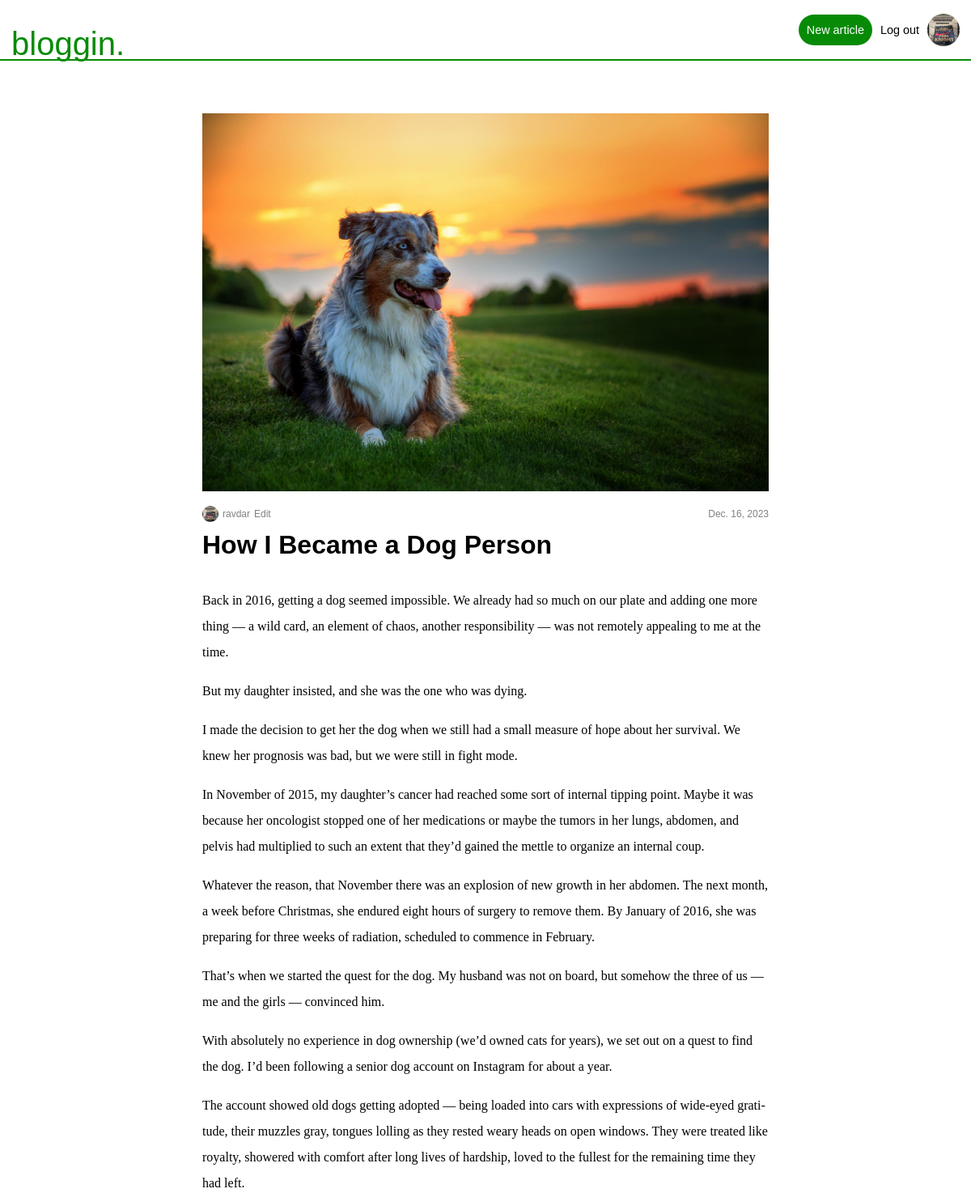
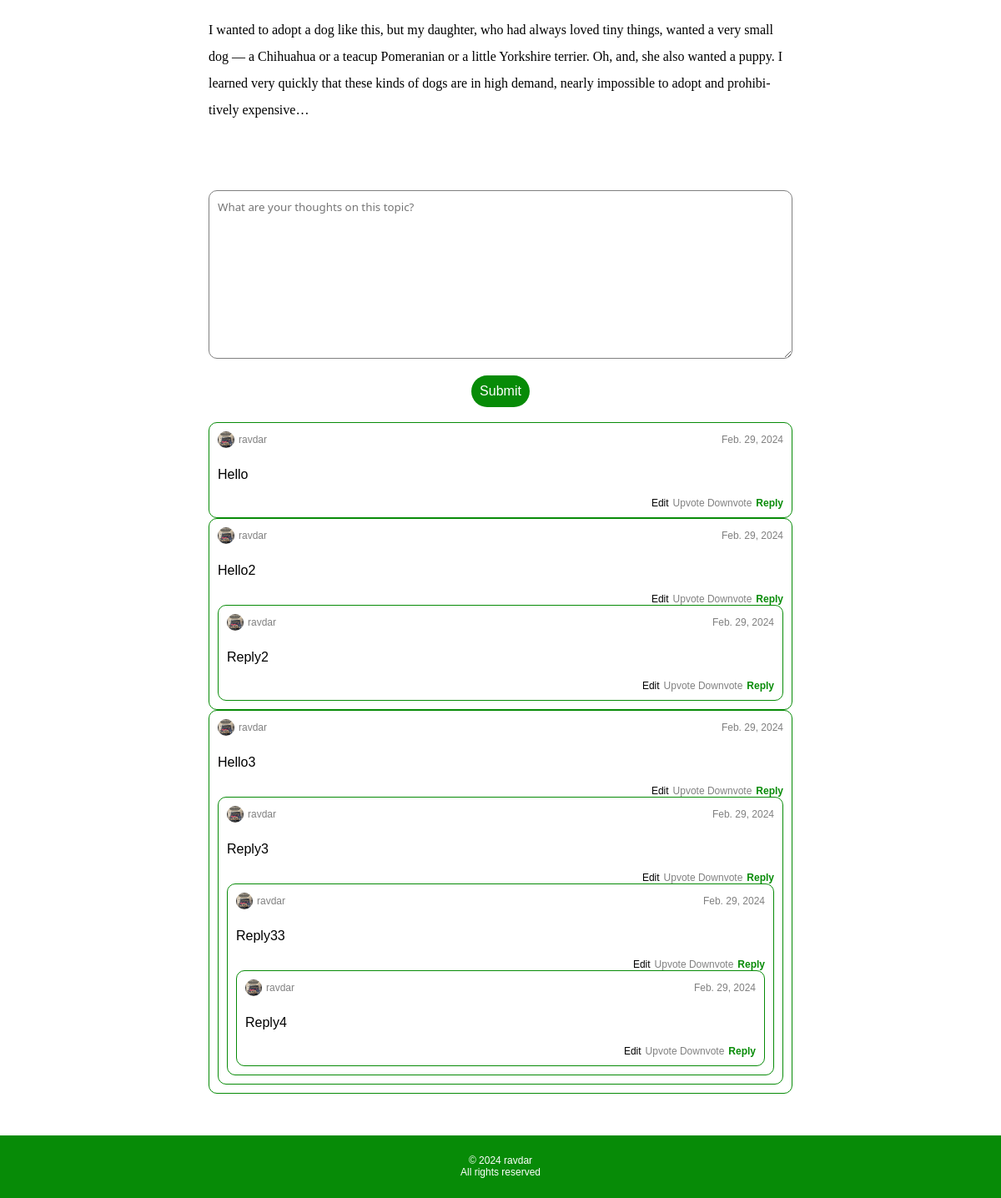
Page /how-i-became-a-dog/ (signed in) on the committed database (2 pictures, top to bottom).
### users/models.py (models this page shows, shortened)
class Profile(models.Model):
    user = models.OneToOneField(User, on_delete=models.CASCADE)
    profile_picture = models.ImageField(null=True, blank=True, default="images/default_pp.jpg", upload_to="images/")

### mainapp/models.py (models this page shows, shortened)
class Article(models.Model):
    owner = models.ForeignKey(User, on_delete=models.CASCADE)
    title = models.CharField(max_length=200)
    body = RichTextField(blank=True, null=True)
    publication_date = models.DateField()
    last_edit_date = models.DateField(null=True, blank=True)
    image = models.ImageField(null=True, blank=True, upload_to="images/")
    url = models.CharField(max_length=200, default='doesnotwork')
    upvotes = models.IntegerField(default=0)
    downvotes = models.IntegerField(default=0)
    total_votes = models.IntegerField(default=0)
    topics = models.ManyToManyField(Topic, blank=True)
    model_name = "article"

class Comment(models.Model):
    owner = models.ForeignKey(User, on_delete=models.CASCADE)
    article = models.ForeignKey(Article, on_delete=models.CASCADE)
    text = models.TextField()
    publication_date = models.DateField()
    last_edit_date = models.DateField(null=True, blank=True)
    model_name = "comment"

class Subcomment(models.Model):
    owner = models.ForeignKey(User, on_delete=models.CASCADE)
    article = models.ForeignKey(Article, on_delete=models.CASCADE)
    parent_comment = models.ForeignKey(Comment, related_name="subcomments", on_delete=models.CASCADE)
    text = models.TextField()
    publication_date = models.DateField()
    last_edit_date = models.DateField(null=True, blank=True)
    model_name = "comment"

### mainapp/views.py (the view)
# urls.py: path("<str:article_url>/", views.read_article_view, name="read_article_view"),
def read_article_view(request, article_url):
    article = get_object_or_404(Article, url=article_url)
    comments = Comment.objects.filter(article=article)
    if request.method == "POST":
        comment_form = NewComment(request.POST)
        subcomment_form = NewSubcomment(request.POST)
        form_type = request.POST.get('form_type')
        if form_type == 'comment_form':
            if comment_form.is_valid():
                new_comment = comment_form.save(commit=False)
                new_comment.publication_date = timezone.now()
                new_comment.article = article
                new_comment.owner = request.user
                new_comment.save()
        elif form_type == 'subcomment_form':
            if subcomment_form.is_valid():
                parent_comment_id = request.POST.get('parent_comment_id')
                parent_comment = get_object_or_404(Comment, pk=parent_comment_id)
                new_subcomment = subcomment_form.save(commit=False)
                new_subcomment.publication_date = timezone.now()
                new_subcomment.article = article
                new_subcomment.owner = request.user
                new_subcomment.parent_comment = parent_comment
                new_subcomment.save()
        comment_form = NewComment()
        subcomment_form = NewSubcomment()
        return render(request, "mainapp/read_article.html", {
            "article": article,
            "comments": comments,
            "comment_form": comment_form,
            "subcomment_form": subcomment_form
        })
    else:
        comment_form = NewComment()
        subcomment_form = NewSubcomment()
    return render(request, "mainapp/read_article.html", {
        "article": article,
        "comments": comments,
        "comment_form": comment_form,
        "subcomment_form": subcomment_form
    })

### mainapp/forms.py
class NewComment(forms.ModelForm):
    class Meta:
        model = Comment
        fields = ["text"]

class NewSubcomment(forms.ModelForm):
    class Meta:
        model = Subcomment
        fields=["text"]

### mainapp/templates/mainapp/read_article.html (shortened to what this page needs)
{% extends "mainapp/main.html" %}
{% load widget_tweaks %}
{%block content %}
<main class="read-article-main center">
    <section class="article-display">
        <img src="{{ article.image.url }}" alt="Article image">
        <br>
        <div class="author-and-date">
            <div class="author center"><a href="{% url 'mainapp:user_profile' article.owner.username %}"><img
                        src="{{article.owner.profile.profile_picture.url}}" alt="Profile picture" height="20"
                        width="20"></a>
                <a href="{% url 'mainapp:user_profile' article.owner.username %}">{{article.owner.username}}</a>
                {% if article.owner == user %}
                <a href="{% url 'mainapp:edit_article_view' article.url %}">Edit</a>
                {% endif %}
            </div>{{article.publication_date}}
        </div>
        <article>
            <h1>{{article.title}}</h1>
            <p>{{article.body|safe}}</p>
        </article>
    </section>
    <section class="comments">
        <form method="post">
            {{comment_form.text|add_class:"form-control wid"|attr:"placeholder:What are your thoughts on this topic?"}}
            {% if user.is_authenticated %}
            <button type="submit">Submit</button>
            {% else %}
            <p>You have to be <span><a href="{% url 'users:login' %}">logged</a></span> to
                post comments.</p>
            {% endif %}
            <br>
        </form>
        {% for comment in comments %}
        <div class="comment-container">
            <div class="author-and-date">
                <div class="author center">
                    <a href="{% url 'mainapp:user_profile' comment.owner.username %}"><img
                            src="{{article.owner.profile.profile_picture.url}}" class="profile-picture-radius"
                            width="20px" height="20px" loading="lazy" alt="Profile picture"></a>
                    <a href="{% url 'mainapp:user_profile' comment.owner.username %}">
                        {{comment.owner.username}}
                    </a>
                </div>
                {{comment.publication_date}}
            </div>
            <br>
            <p>{{comment.text}}</p>
            <br>
            <div class="comment-tools">
                {% if comment.owner == user %}
                <a href="{% url 'mainapp:edit_article_view' article.url %}">Edit</a>
                {% endif %}
                Upvote
                Downvote
                <button onclick="displaySubcommentForm('{{ comment.id }}')">Reply</button>
            </div>
            {% for subcomment in comment.subcomments.all %}
            <div class="comment-container">
                <div class="author-and-date">
                    <div class="author center">
                        <a href="{% url 'mainapp:user_profile' subcomment.owner.username %}"><img
                                src="{{article.owner.profile.profile_picture.url}}" class="profile-picture-radius"
                                width="20px" height="20px" loading="lazy" alt="Profile picture"></a>
                        <a href="{% url 'mainapp:user_profile' subcomment.owner.username %}">
                            {{subcomment.owner.username}}
                        </a>
                    </div>
                    {{subcomment.publication_date}}
                </div>
                <br>
                <p>{{subcomment.text}}</p>
                <br>
                <div class="comment-tools">
                    {% if subcomment.owner == user %}
                    <a href="{% url 'mainapp:edit_article_view' article.url %}">Edit</a>
                    {% endif %}
                    Upvote
                    Downvote
                    <button onclick="displaySubcommentForm('{{ comment.id }}')">Reply</button>
                </div>
                {% endfor %}
            </div>
        </div>
        {% endfor %}
    </section>
</main>
{% endblock content %}

### mainapp/templates/mainapp/main.html (shortened to what this page needs)
{% load static %}
<!DOCTYPE html>
<html lang="en">
<head>
    <link rel="stylesheet" type="text/css" href="{% static 'styles.css' %}">
</head>
<body>
    <header class="center">
        <div class="header-content">
            <a href="{% url 'mainapp:main_view' %}" class="logotype">bloggin.</a>
            <div class="header-buttons">
                {% if request.user.is_authenticated %}
                <button><a class="button-a" href="{% url 'mainapp:new_article_view' %}">New article</a></button>
                <a href="{% url 'users:logout' %}">Log out</a>
                <a href="{% url 'mainapp:user_profile' user.username %}"><img class="profile-picture-radius" width="30"
                        height="30" loading="lazy" alt="Profile picture"
                        src="{{ user.profile.profile_picture.url }}"></a>
                {% else %}
                <a href="{% url 'users:login' %}">Login</a>
                <button><a class="button-a" href="{% url 'users:register_view' %}">Register</a></button>
                {% endif %}
            </div>
        </div>
    </header>
    {% block content %}{% endblock content %}
    <footer class="center">
        &copy 2024 ravdar
        <br>
        All rights reserved
    </footer>
</body>
</html>

### mainapp/static/styles.css (style rules this page uses)
:root { --MAIN-GREEN: rgb(7, 139, 7); --LIGHT-GREEN: rgb(9, 164, 9); --MAIN-FONT: sans-serif; --PAGE-WIDTH: 1192px; --PP-RADIUS: 50% }
* { margin: 0; padding: 0; box-sizing: border-box; }
img { display: block; max-width: 100%; }
html { scroll-behavior: smooth; }
body { color: black; font-family: var(--MAIN-FONT); min-height: 100vh; display: flex; flex-direction: column; align-items: center; }
a { text-decoration: none; color: black; transition: border-color 0.1s ease; }
button { border-radius: 99em; padding: 10px; font-size: 1rem; background-color: transparent; }
.button-a { color: white; }
header { border-bottom: 2px solid var(--MAIN-GREEN); position: fixed; width: 100%; min-height: 50px; background-color: white; z-index: 1; }
header a { font-size: 0.9em; }
header button { background-color: var(--MAIN-GREEN); border: none; color: white; }
.center { display: flex; justify-content: center; align-items: center; text-align: center; }
main { width: 100%; max-width: var(--PAGE-WIDTH); padding-top: 60px; }
.header-content { display: flex; justify-content: end; max-width: var(--PAGE-WIDTH); align-items: end; height: 100%; width: 100%; position: relative; }
.header-content div { height: 100%; display: flex; align-items: center; gap: 8px; margin-right: 10px; }
.profile-picture-radius { border-radius: var(--PP-RADIUS); }
.logotype { font-size: 2rem; color: var(--MAIN-GREEN); margin: 0 0 -2px 10px; font-family: var(--MAIN-FONT); position: absolute; left: 0; bottom: -5px; }
.author-and-date { display: flex; justify-content: space-between; color: gray; font-size: 0.75em; margin-bottom: 5px; align-items: center; }
.author { gap: 5px; }
.author a { color: gray; }
.author img { height: 20px; width: 20px; border-radius: var(--PP-RADIUS); }
footer { background-color: var(--MAIN-GREEN); min-height: 75px; min-width: 100%; color: white; font-size: 0.75em; margin-top: 50px; }
form { display: flex; flex-direction: column; align-items: center; }
form button { background-color: var(--MAIN-GREEN); width: fit-content; border: none; color: white; }
.form-control { text-align: center; border: 1px solid grey; border-radius: 10px; padding: 10px; margin-bottom: 20px; }
.read-article-main { margin-top: 140px; flex-direction: column; flex: 1; max-width: 700px; padding: 0px 10px; }
article { text-align: left; hyphens: auto; margin-top: 10px; margin-bottom: 40px; }
article h1 { font-size: 2em; }
article p { margin-bottom: 1em; font-family: 'Georgia'; line-height: 2em; }
.comments { width: 100%; }
.wid { margin-top: 40px; width: 100%; text-align: left; font-family: 'Segoe UI', Tahoma, Geneva, Verdana, sans-serif; }
.comment-container { border-radius: 10px; border: 1px solid var(--MAIN-GREEN); text-align: left; padding: 10px; }
.comment-tools { display: flex; justify-content: end; font-size: 0.75em; color: grey; align-items: end; gap: 5px; }
.comment-tools button { border: none; padding: 0; font-size: 0.75rem; color: var(--MAIN-GREEN); font-weight: bold; }
@media screen and (min-width:1192px) { header { min-height: 75px; } }
@media screen and (min-width:1192px) { main { padding-top: 95px; } }
@media screen and (min-width:1192px) { .logotype { font-size: 2.5rem; bottom: -18px; } }
@media screen and (min-width:1192px) { .header-content div { gap: 10px; } }
@media screen and (min-width:1192px) { .header-content img { height: 40px; width: 40px; } }
@media screen and (min-width:1192px) { .read-article-main { padding: 0; } }

### rows in the picture
Article: image (picture), owner.profile.profile_picture (picture), owner.username "ravdar", publication_date "Dec. 16, 2023", title "How I Became a Dog Person", body "Back in 2016, getting a dog seemed impossible. We already had so much on our plate and adding one more thing — a wild card, an element of chaos, another responsibility — was not remotely appealing to me at the time. But my daughter insisted, and she was the one who was dying. I made the decision to get her the dog when we still had a small measure of hope about her survival. We knew her prognosis was bad, but we were still in fight mode. In November of 2015, my daughter’s cancer had reached some sort of internal tipping point. Maybe it was because her oncologist stopped one of her medications or maybe the tumors in her lungs, abdomen, and pelvis had multiplied to such an extent that they’d…"
Comment: owner.profile.profile_picture (picture), owner.username "ravdar", publication_date "Feb. 29, 2024", text "Hello", shows "Edit"
Comment: owner.profile.profile_picture (picture), owner.username "ravdar", publication_date "Feb. 29, 2024", text "Hello2", shows "Edit"
Subcomment: owner.profile.profile_picture (picture), owner.username "ravdar", publication_date "Feb. 29, 2024", text "Reply2", shows "Edit"
Comment: owner.profile.profile_picture (picture), owner.username "ravdar", publication_date "Feb. 29, 2024", text "Hello3", shows "Edit"
Subcomment: owner.profile.profile_picture (picture), owner.username "ravdar", publication_date "Feb. 29, 2024", text "Reply3", shows "Edit"
Subcomment: owner.profile.profile_picture (picture), owner.username "ravdar", publication_date "Feb. 29, 2024", text "Reply33", shows "Edit"
Subcomment: owner.profile.profile_picture (picture), owner.username "ravdar", publication_date "Feb. 29, 2024", text "Reply4", shows "Edit"
